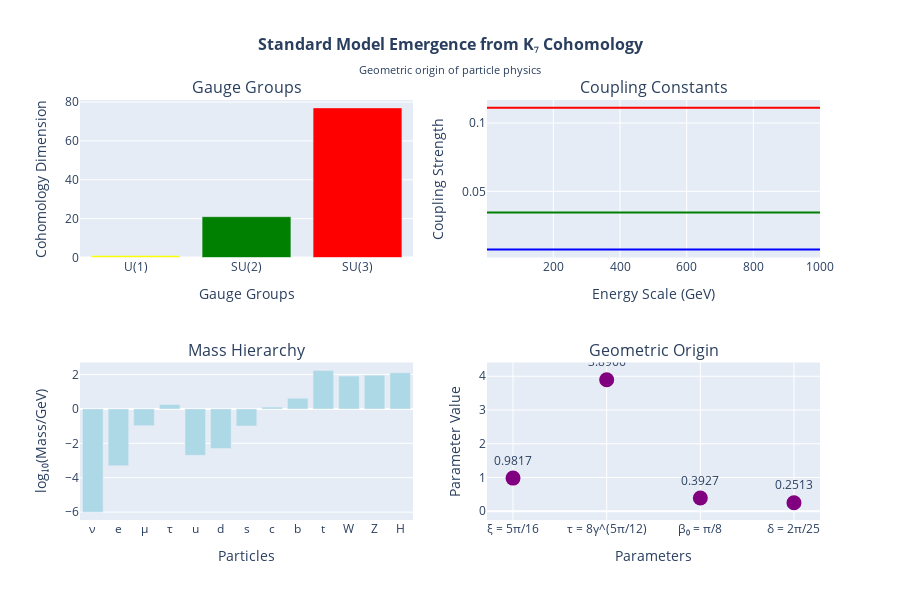

The notebook cell saved with this chart:
### Markdown cell above
## Step 6: Standard Model Emergence

The geometric parameters of K₇ cohomology directly determine the Standard Model gauge groups and coupling constants.

### Code cell
# Standard Model emergence from K7 cohomology
fig = make_subplots(
    rows=2, cols=2,
    subplot_titles=('Gauge Groups', 'Coupling Constants', 'Mass Hierarchy', 'Geometric Origin'),
    specs=[[{'type': 'bar'}, {'type': 'scatter'}],
           [{'type': 'bar'}, {'type': 'scatter'}]]
)

# Gauge groups from cohomology
gauge_groups = ['U(1)', 'SU(2)', 'SU(3)']
cohomology_dims = [1, 21, 77]  # From H*(K7)
colors = ['yellow', 'green', 'red']
fig.add_trace(
    go.Bar(x=gauge_groups, y=cohomology_dims, marker_color=colors, name='Gauge Groups'),
    row=1, col=1
)

# Coupling constants evolution
energy = np.logspace(0, 3, 100)  # GeV to TeV
alpha_em = 1/137 * np.ones_like(energy)
alpha_weak = 1/29 * np.ones_like(energy)
alpha_strong = 1/9 * np.ones_like(energy)
fig.add_trace(
    go.Scatter(x=energy, y=alpha_em, mode='lines', name='α_EM', line=dict(color='blue')),
    row=1, col=2
)
fig.add_trace(
    go.Scatter(x=energy, y=alpha_weak, mode='lines', name='α_W', line=dict(color='green')),
    row=1, col=2
)
fig.add_trace(
    go.Scatter(x=energy, y=alpha_strong, mode='lines', name='α_S', line=dict(color='red')),
    row=1, col=2
)

# Mass hierarchy
particles = ['ν', 'e', 'μ', 'τ', 'u', 'd', 's', 'c', 'b', 't', 'W', 'Z', 'H']
masses = [0.000001, 0.0005, 0.105, 1.777, 0.002, 0.005, 0.1, 1.27, 4.18, 173, 80.4, 91.2, 125.1]
log_masses = np.log10(masses)
fig.add_trace(
    go.Bar(x=particles, y=log_masses, marker_color='lightblue', name='Mass Hierarchy'),
    row=2, col=1
)

# Geometric parameters
geometric_params = ['ξ = 5π/16', 'τ = 8γ^(5π/12)', 'β₀ = π/8', 'δ = 2π/25']
values = [5*np.pi/16, 8*(gamma**(5*np.pi/12)), np.pi/8, 2*np.pi/25]
fig.add_trace(
    go.Scatter(x=geometric_params, y=values, mode='markers+text', 
               marker=dict(size=15, color='purple'),
               text=[f'{v:.4f}' for v in values], textposition='top center',
               name='Geometric Parameters'),
    row=2, col=2
)

fig.update_layout(
    title=dict(
        text="<b>Standard Model Emergence from K₇ Cohomology</b><br><sub>Geometric origin of particle physics</sub>",
        x=0.5,
        font=dict(size=16)
    ),
    height=600,
    showlegend=False
)

# Update axes
fig.update_xaxes(title_text="Gauge Groups", row=1, col=1)
fig.update_xaxes(title_text="Energy Scale (GeV)", row=1, col=2)
fig.update_xaxes(title_text="Particles", row=2, col=1)
fig.update_xaxes(title_text="Parameters", row=2, col=2)

fig.update_yaxes(title_text="Cohomology Dimension", row=1, col=1)
fig.update_yaxes(title_text="Coupling Strength", row=1, col=2)
fig.update_yaxes(title_text="log₁₀(Mass/GeV)", row=2, col=1)
fig.update_yaxes(title_text="Parameter Value", row=2, col=2)

fig.show()

print("=== Standard Model Emergence ===")
print(f"U(1): From H⁰(K₇) = 1 (electromagnetic)")
print(f"SU(2): From H²(K₇) = 21 (weak force)")
print(f"SU(3): From H³(K₇) = 77 (strong force)")
print(f"Geometric parameters determine coupling constants")
print(f"Mass hierarchy emerges from compactification scale")

### Figure 1 — Plotly figure (JSON) as saved in the notebook; plotly's stock layout.template omitted (floating-point values rounded to 4 significant figures)
{"data": [{"marker": {"color": ["yellow", "green", "red"]}, "name": "Gauge Groups", "type": "bar", "x": ["U(1)", "SU(2)", "SU(3)"], "xaxis": "x", "y": [1, 21, 77], "yaxis": "y"}, {"line": {"color": "blue"}, "mode": "lines", "name": "α_EM", "type": "scatter", "x": [1.0, 1.072, 1.15, 1.233, 1.322, 1.417, 1.52, 1.63, 1.748, 1.874, 2.009, 2.154, 2.31, 2.477, 2.656, 2.848, 3.054, 3.275, 3.511, 3.765, 4.037, 4.329, 4.642, 4.977, 5.337, 5.722, 6.136, 6.579, 7.055, 7.565, 8.111, 8.697, 9.326, 10.0, 10.72, 11.5, 12.33, 13.22, 14.17, 15.2, 16.3, 17.48, 18.74, 20.09, 21.54, 23.1, 24.77, 26.56, 28.48, 30.54, 32.75, 35.11, 37.65, 40.37, 43.29, 46.42, 49.77, 53.37, 57.22, 61.36, 65.79, 70.55, 75.65, 81.11, 86.97, 93.26, 100.0, 107.2, 115.0, 123.3, 132.2, 141.7, 152.0, 163.0, 174.8, 187.4, 200.9, 215.4, 231.0, 247.7, 265.6, 284.8, 305.4, 327.5, 351.1, 376.5, 403.7, 432.9, 464.2, 497.7, 533.7, 572.2, 613.6, 657.9, 705.5, 756.5, 811.1, 869.7, 932.6, 1000.0], "xaxis": "x2", "y": [0.007299, 0.007299, 0.007299, 0.007299, 0.007299, 0.007299, 0.007299, 0.007299, 0.007299, 0.007299, 0.007299, 0.007299, 0.007299, 0.007299, 0.007299, 0.007299, 0.007299, 0.007299, 0.007299, 0.007299, 0.007299, 0.007299, 0.007299, 0.007299, 0.007299, 0.007299, 0.007299, 0.007299, 0.007299, 0.007299, 0.007299, 0.007299, 0.007299, 0.007299, 0.007299, 0.007299, 0.007299, 0.007299, 0.007299, 0.007299, 0.007299, 0.007299, 0.007299, 0.007299, 0.007299, 0.007299, 0.007299, 0.007299, 0.007299, 0.007299, 0.007299, 0.007299, 0.007299, 0.007299, 0.007299, 0.007299, 0.007299, 0.007299, 0.007299, 0.007299, 0.007299, 0.007299, 0.007299, 0.007299, 0.007299, 0.007299, 0.007299, 0.007299, 0.007299, 0.007299, 0.007299, 0.007299, 0.007299, 0.007299, 0.007299, 0.007299, 0.007299, 0.007299, 0.007299, 0.007299, 0.007299, 0.007299, 0.007299, 0.007299, 0.007299, 0.007299, 0.007299, 0.007299, 0.007299, 0.007299, 0.007299, 0.007299, 0.007299, 0.007299, 0.007299, 0.007299, 0.007299, 0.007299, 0.007299, 0.007299], "yaxis": "y2"}, {"line": {"color": "green"}, "mode": "lines", "name": "α_W", "type": "scatter", "x": [1.0, 1.072, 1.15, 1.233, 1.322, 1.417, 1.52, 1.63, 1.748, 1.874, 2.009, 2.154, 2.31, 2.477, 2.656, 2.848, 3.054, 3.275, 3.511, 3.765, 4.037, 4.329, 4.642, 4.977, 5.337, 5.722, 6.136, 6.579, 7.055, 7.565, 8.111, 8.697, 9.326, 10.0, 10.72, 11.5, 12.33, 13.22, 14.17, 15.2, 16.3, 17.48, 18.74, 20.09, 21.54, 23.1, 24.77, 26.56, 28.48, 30.54, 32.75, 35.11, 37.65, 40.37, 43.29, 46.42, 49.77, 53.37, 57.22, 61.36, 65.79, 70.55, 75.65, 81.11, 86.97, 93.26, 100.0, 107.2, 115.0, 123.3, 132.2, 141.7, 152.0, 163.0, 174.8, 187.4, 200.9, 215.4, 231.0, 247.7, 265.6, 284.8, 305.4, 327.5, 351.1, 376.5, 403.7, 432.9, 464.2, 497.7, 533.7, 572.2, 613.6, 657.9, 705.5, 756.5, 811.1, 869.7, 932.6, 1000.0], "xaxis": "x2", "y": [0.03448, 0.03448, 0.03448, 0.03448, 0.03448, 0.03448, 0.03448, 0.03448, 0.03448, 0.03448, 0.03448, 0.03448, 0.03448, 0.03448, 0.03448, 0.03448, 0.03448, 0.03448, 0.03448, 0.03448, 0.03448, 0.03448, 0.03448, 0.03448, 0.03448, 0.03448, 0.03448, 0.03448, 0.03448, 0.03448, 0.03448, 0.03448, 0.03448, 0.03448, 0.03448, 0.03448, 0.03448, 0.03448, 0.03448, 0.03448, 0.03448, 0.03448, 0.03448, 0.03448, 0.03448, 0.03448, 0.03448, 0.03448, 0.03448, 0.03448, 0.03448, 0.03448, 0.03448, 0.03448, 0.03448, 0.03448, 0.03448, 0.03448, 0.03448, 0.03448, 0.03448, 0.03448, 0.03448, 0.03448, 0.03448, 0.03448, 0.03448, 0.03448, 0.03448, 0.03448, 0.03448, 0.03448, 0.03448, 0.03448, 0.03448, 0.03448, 0.03448, 0.03448, 0.03448, 0.03448, 0.03448, 0.03448, 0.03448, 0.03448, 0.03448, 0.03448, 0.03448, 0.03448, 0.03448, 0.03448, 0.03448, 0.03448, 0.03448, 0.03448, 0.03448, 0.03448, 0.03448, 0.03448, 0.03448, 0.03448], "yaxis": "y2"}, {"line": {"color": "red"}, "mode": "lines", "name": "α_S", "type": "scatter", "x": [1.0, 1.072, 1.15, 1.233, 1.322, 1.417, 1.52, 1.63, 1.748, 1.874, 2.009, 2.154, 2.31, 2.477, 2.656, 2.848, 3.054, 3.275, 3.511, 3.765, 4.037, 4.329, 4.642, 4.977, 5.337, 5.722, 6.136, 6.579, 7.055, 7.565, 8.111, 8.697, 9.326, 10.0, 10.72, 11.5, 12.33, 13.22, 14.17, 15.2, 16.3, 17.48, 18.74, 20.09, 21.54, 23.1, 24.77, 26.56, 28.48, 30.54, 32.75, 35.11, 37.65, 40.37, 43.29, 46.42, 49.77, 53.37, 57.22, 61.36, 65.79, 70.55, 75.65, 81.11, 86.97, 93.26, 100.0, 107.2, 115.0, 123.3, 132.2, 141.7, 152.0, 163.0, 174.8, 187.4, 200.9, 215.4, 231.0, 247.7, 265.6, 284.8, 305.4, 327.5, 351.1, 376.5, 403.7, 432.9, 464.2, 497.7, 533.7, 572.2, 613.6, 657.9, 705.5, 756.5, 811.1, 869.7, 932.6, 1000.0], "xaxis": "x2", "y": [0.1111, 0.1111, 0.1111, 0.1111, 0.1111, 0.1111, 0.1111, 0.1111, 0.1111, 0.1111, 0.1111, 0.1111, 0.1111, 0.1111, 0.1111, 0.1111, 0.1111, 0.1111, 0.1111, 0.1111, 0.1111, 0.1111, 0.1111, 0.1111, 0.1111, 0.1111, 0.1111, 0.1111, 0.1111, 0.1111, 0.1111, 0.1111, 0.1111, 0.1111, 0.1111, 0.1111, 0.1111, 0.1111, 0.1111, 0.1111, 0.1111, 0.1111, 0.1111, 0.1111, 0.1111, 0.1111, 0.1111, 0.1111, 0.1111, 0.1111, 0.1111, 0.1111, 0.1111, 0.1111, 0.1111, 0.1111, 0.1111, 0.1111, 0.1111, 0.1111, 0.1111, 0.1111, 0.1111, 0.1111, 0.1111, 0.1111, 0.1111, 0.1111, 0.1111, 0.1111, 0.1111, 0.1111, 0.1111, 0.1111, 0.1111, 0.1111, 0.1111, 0.1111, 0.1111, 0.1111, 0.1111, 0.1111, 0.1111, 0.1111, 0.1111, 0.1111, 0.1111, 0.1111, 0.1111, 0.1111, 0.1111, 0.1111, 0.1111, 0.1111, 0.1111, 0.1111, 0.1111, 0.1111, 0.1111, 0.1111], "yaxis": "y2"}, {"marker": {"color": "lightblue"}, "name": "Mass Hierarchy", "type": "bar", "x": ["ν", "e", "μ", "τ", "u", "d", "s", "c", "b", "t", "W", "Z", "H"], "xaxis": "x3", "y": [-6.0, -3.301, -0.9788, 0.2497, -2.699, -2.301, -1.0, 0.1038, 0.6212, 2.238, 1.905, 1.96, 2.097], "yaxis": "y3"}, {"marker": {"color": "purple", "size": 15}, "mode": "markers+text", "name": "Geometric Parameters", "text": ["0.9817", "3.8966", "0.3927", "0.2513"], "textposition": "top center", "type": "scatter", "x": ["ξ = 5π/16", "τ = 8γ^(5π/12)", "β₀ = π/8", "δ = 2π/25"], "xaxis": "x4", "y": [0.9817, 3.897, 0.3927, 0.2513], "yaxis": "y4"}], "layout": {"annotations": [{"font": {"size": 16}, "showarrow": false, "text": "Gauge Groups", "x": 0.225, "xanchor": "center", "xref": "paper", "y": 1, "yanchor": "bottom", "yref": "paper"}, {"font": {"size": 16}, "showarrow": false, "text": "Coupling Constants", "x": 0.775, "xanchor": "center", "xref": "paper", "y": 1, "yanchor": "bottom", "yref": "paper"}, {"font": {"size": 16}, "showarrow": false, "text": "Mass Hierarchy", "x": 0.225, "xanchor": "center", "xref": "paper", "y": 0.375, "yanchor": "bottom", "yref": "paper"}, {"font": {"size": 16}, "showarrow": false, "text": "Geometric Origin", "x": 0.775, "xanchor": "center", "xref": "paper", "y": 0.375, "yanchor": "bottom", "yref": "paper"}], "height": 600, "showlegend": false, "title": {"font": {"size": 16}, "text": "<b>Standard Model Emergence from K₇ Cohomology</b><br><sub>Geometric origin of particle physics</sub>", "x": 0.5}, "xaxis": {"anchor": "y", "domain": [0, 0.45], "title": {"text": "Gauge Groups"}}, "xaxis2": {"anchor": "y2", "domain": [0.55, 1], "title": {"text": "Energy Scale (GeV)"}}, "xaxis3": {"anchor": "y3", "domain": [0, 0.45], "title": {"text": "Particles"}}, "xaxis4": {"anchor": "y4", "domain": [0.55, 1], "title": {"text": "Parameters"}}, "yaxis": {"anchor": "x", "domain": [0.625, 1], "title": {"text": "Cohomology Dimension"}}, "yaxis2": {"anchor": "x2", "domain": [0.625, 1], "title": {"text": "Coupling Strength"}}, "yaxis3": {"anchor": "x3", "domain": [0, 0.375], "title": {"text": "log₁₀(Mass/GeV)"}}, "yaxis4": {"anchor": "x4", "domain": [0, 0.375], "title": {"text": "Parameter Value"}}}}
